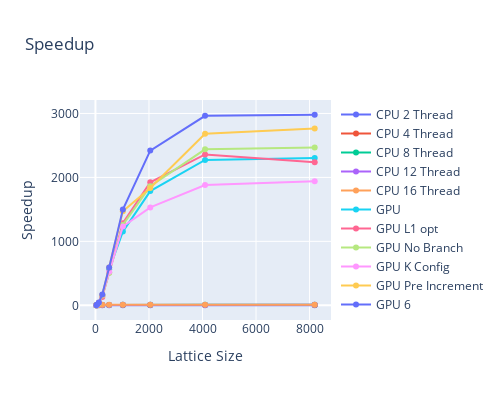

This figure's notebook cell:
### Code cell
fig = go.Figure()
for name, df, _ in runs_gpu:
    fig.add_trace(go.Scatter(
        x=df["size"],
        y=cpu_df["avgEvolveTime"] / df["avgEvolveTime"],
        mode="lines+markers",
        name=name,
    ))
fig.update_layout(title="Speedup", xaxis_title='Lattice Size', yaxis_title="Speedup", width=500, height=400)
fig.update_yaxes()
fig.show()

### Figure 1 — Plotly figure (JSON) as saved in the notebook; plotly's stock layout.template omitted (floating-point values rounded to 4 significant figures)
{"data": [{"mode": "lines+markers", "name": "CPU 2 Thread", "type": "scatter", "x": [32, 64, 128, 256, 512, 1024, 2048, 4096, 8192], "y": [1.203, 1.666, 1.951, 1.951, 1.999, 1.987, 1.995, 1.958, 1.992]}, {"mode": "lines+markers", "name": "CPU 4 Thread", "type": "scatter", "x": [32, 64, 128, 256, 512, 1024, 2048, 4096, 8192], "y": [1.705, 2.671, 3.491, 3.761, 3.848, 3.948, 3.865, 3.847, 3.887]}, {"mode": "lines+markers", "name": "CPU 8 Thread", "type": "scatter", "x": [32, 64, 128, 256, 512, 1024, 2048, 4096, 8192], "y": [2.637, 4.503, 4.555, 4.654, 6.159, 7.518, 7.54, 7.399, 7.506]}, {"mode": "lines+markers", "name": "CPU 12 Thread", "type": "scatter", "x": [32, 64, 128, 256, 512, 1024, 2048, 4096, 8192], "y": [2.423, 4.288, 6.423, 6.58, 6.773, 6.893, 6.915, 6.776, 6.924]}, {"mode": "lines+markers", "name": "CPU 16 Thread", "type": "scatter", "x": [32, 64, 128, 256, 512, 1024, 2048, 4096, 8192], "y": [1.168, 5.127, 6.704, 8.275, 8.213, 8.979, 8.857, 8.822, 8.979]}, {"mode": "lines+markers", "name": "GPU", "type": "scatter", "x": [32, 64, 128, 256, 512, 1024, 2048, 4096, 8192], "y": [1.213, 9.52, 33.69, 157.9, 562.9, 1153.0, 1786.0, 2272.0, 2302.0]}, {"mode": "lines+markers", "name": "GPU L1 opt", "type": "scatter", "x": [32, 64, 128, 256, 512, 1024, 2048, 4096, 8192], "y": [1.057, 7.975, 41.89, 131.6, 514.0, 1283.0, 1924.0, 2359.0, 2236.0]}, {"mode": "lines+markers", "name": "GPU No Branch", "type": "scatter", "x": [32, 64, 128, 256, 512, 1024, 2048, 4096, 8192], "y": [1.255, 9.01, 38.78, 152.5, 505.4, 1258.0, 1862.0, 2439.0, 2466.0]}, {"mode": "lines+markers", "name": "GPU K Config", "type": "scatter", "x": [32, 64, 128, 256, 512, 1024, 2048, 4096, 8192], "y": [0.9955, 10.17, 38.26, 160.2, 526.7, 1232.0, 1531.0, 1881.0, 1942.0]}, {"mode": "lines+markers", "name": "GPU Pre Increment", "type": "scatter", "x": [32, 64, 128, 256, 512, 1024, 2048, 4096, 8192], "y": [1.297, 10.52, 34.77, 161.6, 590.2, 1472.0, 1836.0, 2681.0, 2765.0]}, {"mode": "lines+markers", "name": "GPU 6", "type": "scatter", "x": [32, 64, 128, 256, 512, 1024, 2048, 4096, 8192], "y": [1.251, 10.96, 42.29, 170.1, 591.3, 1498.0, 2419.0, 2963.0, 2980.0]}], "layout": {"height": 400, "title": {"text": "Speedup"}, "width": 500, "xaxis": {"title": {"text": "Lattice Size"}}, "yaxis": {"title": {"text": "Speedup"}}}}
